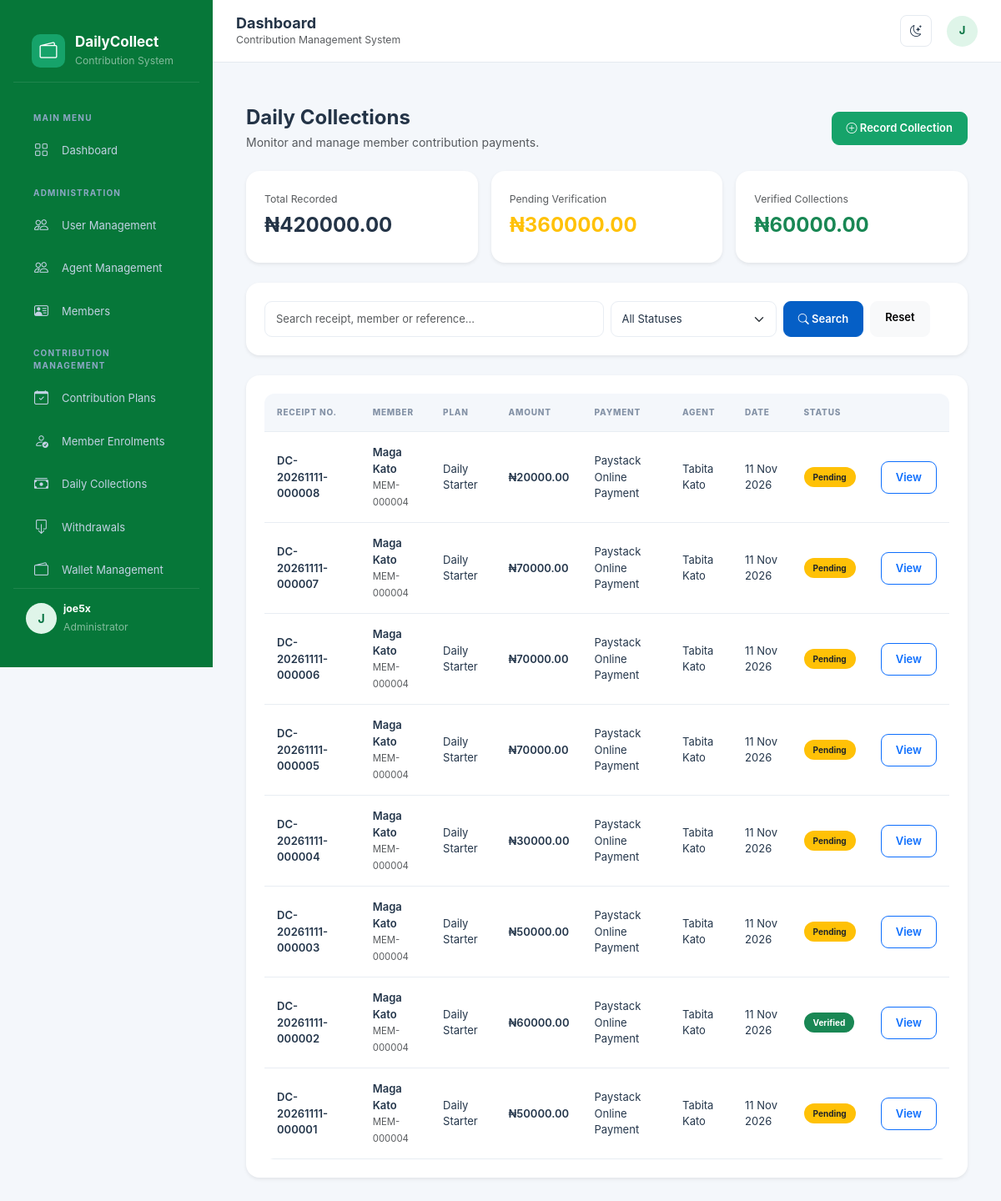
Page /collections (signed in) on the earlier database version.
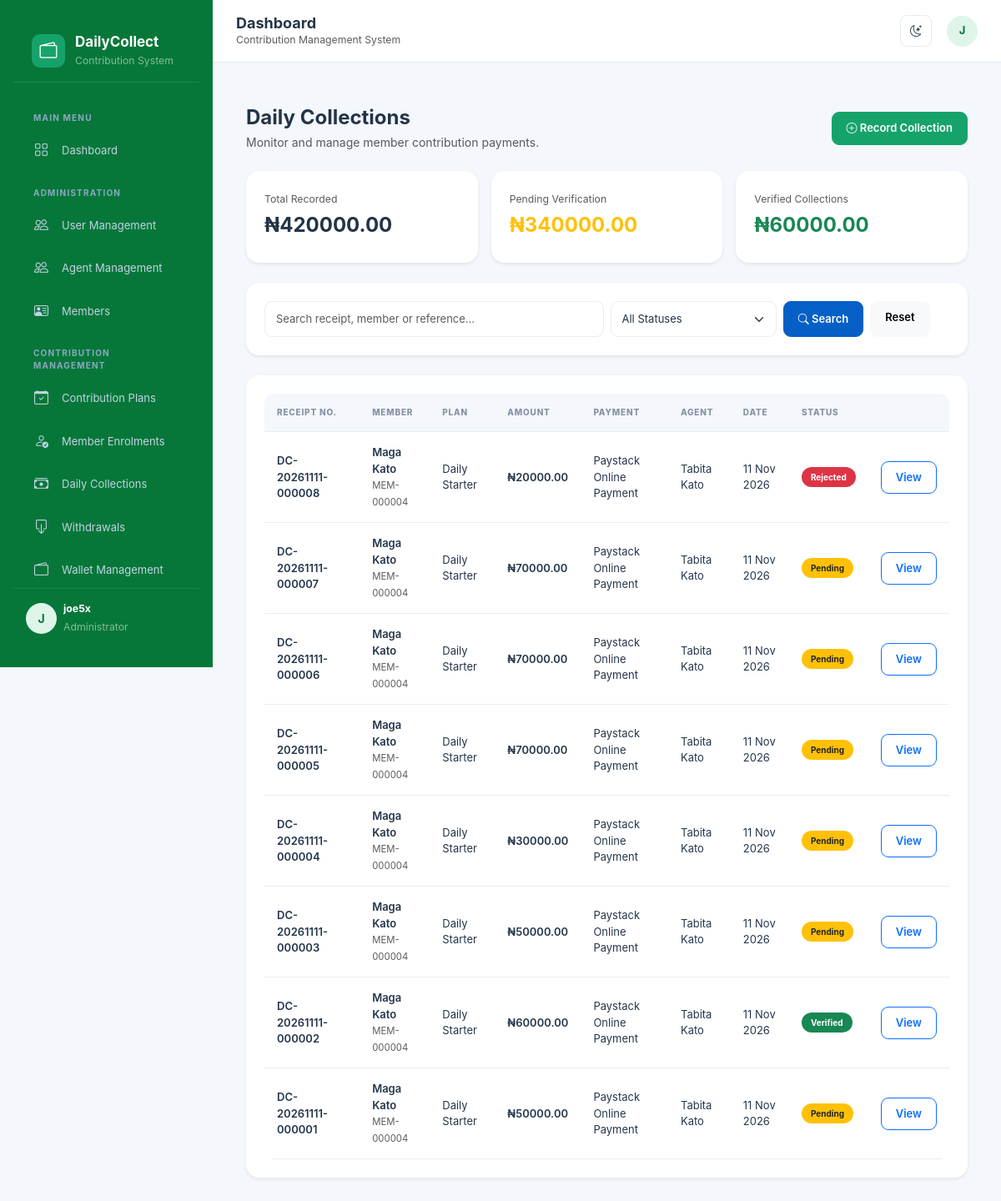
Same page on the later database version.
### collections_daily/models.py (models this page shows, shortened)
class Collection(models.Model):
    class PaymentMethod(models.TextChoices):
        CASH = 'CASH', 'Cash'
        BANK_TRANSFER = 'BANK_TRANSFER', 'Bank Transfer'
        PAYSTACK = 'PAYSTACK', 'Paystack Online Payment'
    class Status(models.TextChoices):
        PENDING = 'PENDING', 'Pending Verification'
        VERIFIED = 'VERIFIED', 'Verified'
        REJECTED = 'REJECTED', 'Rejected'
    receipt_no = models.CharField(
        max_length=30,
        unique=True,
        blank=True
    )
    enrollment = models.ForeignKey(
        PlanEnrollment,
        on_delete=models.PROTECT,
        related_name='collections'
    )
    assignment = models.ForeignKey(
        MemberAssignment,
        on_delete=models.PROTECT,
        related_name='collections'
    )
    amount = models.DecimalField(
        max_digits=12,
        decimal_places=2,
        validators=[MinValueValidator(0.01)]
    )
    payment_method = models.CharField(
        max_length=20,
        choices=PaymentMethod.choices,
        default=PaymentMethod.CASH
    )
    transaction_reference = models.CharField(
        max_length=100,
        blank=True
    )
    paystack_reference = models.CharField(
    max_length=100,
    unique=True,
    null=True,
    blank=True
    )
    paystack_access_code = models.CharField(
        max_length=100,
        blank=True
    )
    paystack_authorization_url = models.URLField(
        max_length=500,
        blank=True
    )
    paystack_paid_at = models.DateTimeField(
        null=True,
        blank=True
    )
    collection_date = models.DateField(
        default=timezone.localdate
    )
    collected_by = models.ForeignKey(
        settings.AUTH_USER_MODEL,
        on_delete=models.PROTECT,
        related_name='recorded_collections'
    )
    status = models.CharField(
        max_length=15,
        choices=Status.choices,
        default=Status.PENDING
    )
    verified_by = models.ForeignKey(
        settings.AUTH_USER_MODEL,
        on_delete=models.SET_NULL,
        null=True,
        blank=True,
        related_name='verified_collections',
    )
    verified_at = models.DateTimeField(null=True, blank=True)
    rejected_by = models.ForeignKey(
        settings.AUTH_USER_MODEL,
        on_delete=models.SET_NULL,
        null=True,
        blank=True,
        related_name='rejected_collections',
    )
    rejected_at = models.DateTimeField(null=True, blank=True)
    rejection_reason = models.TextField(blank=True)
    notes = models.TextField(blank=True)
    created_at = models.DateTimeField(auto_now_add=True)
    updated_at = models.DateTimeField(auto_now=True)
    class Meta:
        ordering = ['-collection_date', '-created_at']
        verbose_name = 'Collection'
        verbose_name_plural = 'Collections'

### contributions/models.py (models this page shows, shortened)
class PlanEnrollment(models.Model):
    class Status(models.TextChoices):
        ACTIVE = 'ACTIVE', 'Active'
        COMPLETED = 'COMPLETED', 'Completed'
        CANCELLED = 'CANCELLED', 'Cancelled'
    member = models.ForeignKey(
        Member,
        on_delete=models.PROTECT,
        related_name='plan_enrollments'
    )
    plan = models.ForeignKey(
        ContributionPlan,
        on_delete=models.PROTECT,
        related_name='enrollments'
    )
    agreed_amount = models.DecimalField(
        max_digits=12,
        decimal_places=2,
        validators=[MinValueValidator(0.01)]
    )
    start_date = models.DateField(default=timezone.localdate)
    end_date = models.DateField(
        null=True,
        blank=True
    )
    status = models.CharField(
        max_length=12,
        choices=Status.choices,
        default=Status.ACTIVE
    )
    enrolled_by = models.ForeignKey(
        settings.AUTH_USER_MODEL,
        on_delete=models.SET_NULL,
        null=True,
        blank=True,
        related_name='created_enrollments'
    )
    notes = models.TextField(blank=True)
    created_at = models.DateTimeField(auto_now_add=True)
    updated_at = models.DateTimeField(auto_now=True)
    class Meta:
        ordering = ['-created_at']
        constraints = [
            models.UniqueConstraint(
                fields=['member', 'plan'],
                condition=models.Q(status='ACTIVE'),
                name='unique_active_member_plan'
            )
        ]
        verbose_name = 'Plan Enrolment'
        verbose_name_plural = 'Plan Enrolments'

class ContributionPlan(models.Model):
    class Frequency(models.TextChoices):
        DAILY = 'DAILY', 'Daily'
        WEEKLY = 'WEEKLY', 'Weekly'
        MONTHLY = 'MONTHLY', 'Monthly'
    WEEKDAYS = [
        (0, 'Monday'),
        (1, 'Tuesday'),
        (2, 'Wednesday'),
        (3, 'Thursday'),
        (4, 'Friday'),
        (5, 'Saturday'),
        (6, 'Sunday'),
    ]
    name = models.CharField(max_length=150)
    code = models.CharField(max_length=20, unique=True)
    description = models.TextField(blank=True)
    frequency = models.CharField(
        max_length=10,
        choices=Frequency.choices,
        default=Frequency.DAILY
    )
    amount = models.DecimalField(
        max_digits=12,
        decimal_places=2,
        validators=[MinValueValidator(0.01)]
    )
    collection_weekday = models.IntegerField(
        choices=WEEKDAYS,
        null=True,
        blank=True
    )
    collection_day = models.PositiveSmallIntegerField(
        null=True,
        blank=True
    )
    duration_days = models.PositiveIntegerField(
        null=True,
        blank=True,
        help_text="Leave empty for an ongoing contribution plan."
    )
    is_active = models.BooleanField(default=True)
    created_by = models.ForeignKey(
        settings.AUTH_USER_MODEL,
        on_delete=models.SET_NULL,
        null=True,
        blank=True,
        related_name='created_contribution_plans'
    )
    created_at = models.DateTimeField(auto_now_add=True)
    updated_at = models.DateTimeField(auto_now=True)
    class Meta:
        ordering = ['name']
        verbose_name = 'Contribution Plan'
        verbose_name_plural = 'Contribution Plans'

### members/models.py (models this page shows, shortened)
class Member(models.Model):
    class Gender(models.TextChoices):
        MALE = 'MALE', 'Male'
        FEMALE = 'FEMALE', 'Female'
    class Status(models.TextChoices):
        PENDING = 'PENDING', 'Pending Approval'
        ACTIVE = 'ACTIVE', 'Active'
        SUSPENDED = 'SUSPENDED', 'Suspended'
        INACTIVE = 'INACTIVE', 'Inactive'
    member_no = models.CharField(
        max_length=20,
        unique=True,
        blank=True
    )
    first_name = models.CharField(max_length=100)
    last_name = models.CharField(max_length=100)
    other_names = models.CharField(max_length=100, blank=True)
    gender = models.CharField(
        max_length=10,
        choices=Gender.choices,
        blank=True
    )
    date_of_birth = models.DateField(null=True, blank=True)
    phone = models.CharField(max_length=20)
    email = models.EmailField(blank=True)
    address = models.TextField(blank=True)
    photo = models.ImageField(
        upload_to='members/',
        blank=True,
        null=True
    )
    next_of_kin = models.CharField(max_length=150, blank=True)
    next_of_kin_phone = models.CharField(max_length=20, blank=True)
    user = models.OneToOneField(
        settings.AUTH_USER_MODEL,
        on_delete=models.SET_NULL,
        null=True,
        blank=True,
        related_name='member_profile'
    )
    status = models.CharField(
        max_length=15,
        choices=Status.choices,
        default=Status.PENDING
    )
    joined_at = models.DateField(auto_now_add=True)
    created_by = models.ForeignKey(
        settings.AUTH_USER_MODEL,
        on_delete=models.SET_NULL,
        null=True,
        blank=True,
        related_name='registered_members'
    )
    created_at = models.DateTimeField(auto_now_add=True)
    updated_at = models.DateTimeField(auto_now=True)
    @property
    def full_name(self):
        return ' '.join(
            part for part in [
                self.first_name,
                self.other_names,
                self.last_name
            ] if part
        )
    class Meta:
        ordering = ['-created_at']
        verbose_name = 'Member'
        verbose_name_plural = 'Members'

class MemberAssignment(models.Model):
    member = models.ForeignKey(
        Member,
        on_delete=models.PROTECT,
        related_name='assignments'
    )
    agent = models.ForeignKey(
        Agent,
        on_delete=models.PROTECT,
        related_name='member_assignments'
    )
    assigned_by = models.ForeignKey(
        settings.AUTH_USER_MODEL,
        on_delete=models.SET_NULL,
        null=True,
        blank=True,
        related_name='created_assignments'
    )
    assigned_at = models.DateTimeField(auto_now_add=True)
    ended_at = models.DateTimeField(
        null=True,
        blank=True
    )
    is_active = models.BooleanField(default=True)
    notes = models.TextField(blank=True)
    class Meta:
        ordering = ['-assigned_at']
        constraints = [
            models.UniqueConstraint(
                fields=['member'],
                condition=models.Q(is_active=True),
                name='unique_active_member_assignment'
            )
        ]
        verbose_name = 'Member Assignment'
        verbose_name_plural = 'Member Assignments'

### agents/models.py (models this page shows, shortened)
class Agent(models.Model):
    class Status(models.TextChoices):
        ACTIVE = 'ACTIVE', 'Active'
        INACTIVE = 'INACTIVE', 'Inactive'
    agent_no = models.CharField(
        max_length=20,
        unique=True,
        blank=True
    )
    user = models.OneToOneField(
        settings.AUTH_USER_MODEL,
        on_delete=models.PROTECT,
        related_name='agent_profile'
    )
    phone = models.CharField(max_length=20)
    address = models.TextField(blank=True)
    collection_area = models.CharField(max_length=150)
    daily_target = models.DecimalField(
        max_digits=12,
        decimal_places=2,
        default=0
    )
    employment_date = models.DateField(
        null=True,
        blank=True
    )
    status = models.CharField(
        max_length=10,
        choices=Status.choices,
        default=Status.ACTIVE
    )
    created_at = models.DateTimeField(auto_now_add=True)
    updated_at = models.DateTimeField(auto_now=True)
    @property
    def full_name(self):
        return self.user.get_full_name() or self.user.username
    class Meta:
        ordering = ['-created_at']
        verbose_name = 'Agent'
        verbose_name_plural = 'Agents'

### accounts/models.py (models this page shows, shortened)
class User(AbstractUser):
    class Role(models.TextChoices):
        ADMIN = 'ADMIN', 'Administrator'
        MANAGER = 'MANAGER', 'Manager'
        SUPERVISOR = 'SUPERVISOR', 'Supervisor'
        AGENT = 'AGENT', 'Collection Agent'
        ACCOUNTANT = 'ACCOUNTANT', 'Accountant'
        MEMBER = 'MEMBER', 'Member'
    email = models.EmailField(unique=True)
    phone = models.CharField(max_length=20, blank=True)
    role = models.CharField(
        max_length=20,
        choices=Role.choices,
        default=Role.MEMBER
    )
    is_active = models.BooleanField(default=True)
    must_change_password = models.BooleanField(default=False)
    created_at = models.DateTimeField(auto_now_add=True)
    updated_at = models.DateTimeField(auto_now=True)

### collections_daily/views.py (the view, shortened to what this page needs)
# urls.py: path('', views.collection_list, name='collection_list'),
@login_required
@role_required(
    User.Role.ADMIN,
    User.Role.MANAGER,
    User.Role.AGENT,
)
def collection_list(request):
    collections = Collection.objects.select_related(
        'enrollment__member',
        'enrollment__plan',
        'assignment__agent__user',
        'collected_by',
    )
    if request.user.role == User.Role.AGENT:
        collections = collections.filter(collected_by=request.user)
    search = request.GET.get('q', '').strip()
    status = request.GET.get('status', '').strip()
    if status:
        collections = collections.filter(status=status)
    total_amount = collections.aggregate(
        total=Sum('amount')
    )['total'] or 0
    pending_amount = collections.filter(
        status=Collection.Status.PENDING
    ).aggregate(total=Sum('amount'))['total'] or 0
    verified_amount = collections.filter(
        status=Collection.Status.VERIFIED
    ).aggregate(total=Sum('amount'))['total'] or 0
    paginator = Paginator(collections, 15)
    page_obj = paginator.get_page(request.GET.get('page'))
    context = {
        'page_obj': page_obj,
        'collections': page_obj.object_list,
        'search': search,
        'selected_status': status,
        'status_choices': Collection.Status.choices,
        'total_amount': total_amount,
        'pending_amount': pending_amount,
        'verified_amount': verified_amount,
    }
    return render(request, 'collections/collection_list.html', context)

### templates/collections/collection_list.html (shortened to what the changed rows need)
{% extends 'base.html' %}
{% block content %}
<div class="container-fluid py-4">
    <div class="row g-3 mb-4">
        <div class="col-md-4">
            <div class="card border-0 shadow-sm h-100">
                <div class="card-body">
                    <small class="text-muted">Pending Verification</small>
                    <h4 class="fw-bold text-warning mt-2">
                        ₦{{ pending_amount|floatformat:2 }}
                    </h4>
                </div>
            </div>
        </div>
    </div>
    <div class="card border-0 shadow-sm">
        <div class="card-body">
            <div class="table-responsive">
                <table class="table table-hover align-middle">
                    <thead class="table-light">
                        <tr>
                            <th>Receipt No.</th>
                            <th>Member</th>
                            <th>Plan</th>
                            <th>Amount</th>
                            <th>Payment</th>
                            <th>Agent</th>
                            <th>Date</th>
                            <th>Status</th>
                            <th></th>
                        </tr>
                    </thead>
                    <tbody>
                        {% for item in collections %}
                        <tr>
                            <td class="fw-semibold">
                                {{ item.receipt_no }}
                            </td>
                            <td>
                                <div class="fw-semibold">
                                    {{ item.enrollment.member.full_name }}
                                </div>
                                <small class="text-muted">
                                    {{ item.enrollment.member.member_no }}
                                </small>
                            </td>
                            <td>{{ item.enrollment.plan.name }}</td>
                            <td class="fw-semibold">
                                ₦{{ item.amount|floatformat:2 }}
                            </td>
                            <td>{{ item.get_payment_method_display }}</td>
                            <td>{{ item.assignment.agent.full_name }}</td>
                            <td>{{ item.collection_date|date:"d M Y" }}</td>
                            <td>
                                {% if item.status == 'VERIFIED' %}
                                    <span class="badge bg-success">Verified</span>
                                {% elif item.status == 'PENDING' %}
                                    <span class="badge bg-warning text-dark">Pending</span>
                                {% else %}
                                    <span class="badge bg-danger">Rejected</span>
                                {% endif %}
                            </td>
                            <td>
                                <a href="{% url 'collections:collection_detail' item.pk %}"
                                   class="btn btn-sm btn-outline-primary">
                                    View
                                </a>
                            </td>
                        </tr>
                        {% endfor %}
                    </tbody>
                </table>
            </div>
        </div>
    </div>
</div>
{% endblock %}

Differences in the rows shown:
changed Collection "DC-20261111-000008": status "Pending" → "Rejected"
Other differences:
{{ pending_amount|floatformat:2 }}: "360000.00" → "340000.00"
